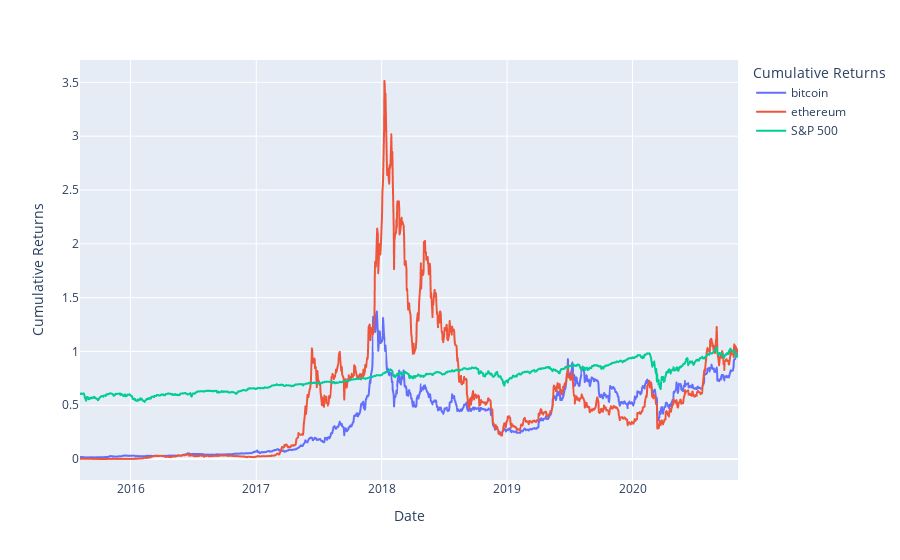

Notebook code cell kept with this figure:
### Code cell
# Plot cumulative returns
cumulative_returns_plot(joined_cumulative_returns_df)

### Figure 1 — Plotly figure (JSON) as saved in the notebook; plotly's stock layout.template omitted (floating-point values rounded to 4 significant figures; data arrays with more than 128 entries replaced by an {"elided": "..."} marker saying what was removed)
{"data": [{"hovertemplate": "Cumulative Returns=bitcoin<br>Date=%{x}<br>value=%{y}<extra></extra>", "legendgroup": "bitcoin", "line": {"color": "#636efa", "dash": "solid"}, "mode": "lines", "name": "bitcoin", "showlegend": true, "type": "scattergl", "x": {"elided": "1317 str values"}, "xaxis": "x", "y": {"elided": "1317 float values"}, "yaxis": "y"}, {"hovertemplate": "Cumulative Returns=ethereum<br>Date=%{x}<br>value=%{y}<extra></extra>", "legendgroup": "ethereum", "line": {"color": "#EF553B", "dash": "solid"}, "mode": "lines", "name": "ethereum", "showlegend": true, "type": "scattergl", "x": {"elided": "1317 str values"}, "xaxis": "x", "y": {"elided": "1317 float values"}, "yaxis": "y"}, {"hovertemplate": "Cumulative Returns=S&P 500<br>Date=%{x}<br>value=%{y}<extra></extra>", "legendgroup": "S&P 500", "line": {"color": "#00cc96", "dash": "solid"}, "mode": "lines", "name": "S&P 500", "showlegend": true, "type": "scattergl", "x": {"elided": "1317 str values"}, "xaxis": "x", "y": {"elided": "1317 float values"}, "yaxis": "y"}], "layout": {"autosize": true, "legend": {"title": {"text": "Cumulative Returns"}, "tracegroupgap": 0}, "margin": {"t": 60}, "xaxis": {"anchor": "y", "autorange": true, "domain": [0, 1], "range": ["2015-08-07", "2020-11-03"], "title": {"text": "Date"}, "type": "date"}, "yaxis": {"anchor": "x", "autorange": true, "domain": [0, 1], "range": [-0.194, 3.707], "title": {"text": "Cumulative Returns"}, "type": "linear"}}}
